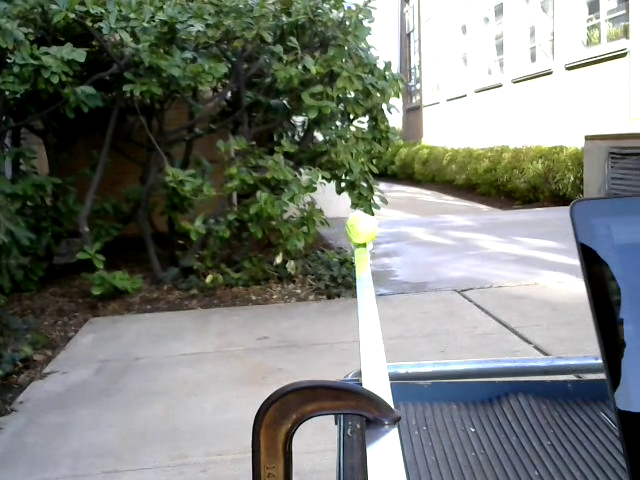
#> input picture frame 47 of get_hsv/TennisBallhsv/hsvvideo4.mp4, 640 x 480 px, given in place of the camera
$ python contour_detector.py
#> lines starting #> are read from the running program, lines starting #| are printed output that depends on the picture; after the words box and inside, x2 and y2 are one past the last pixel; in counts of white or black regions, pixels touching at a corner belong together
# import the necessary packages
import argparse
import cv2


# load the video
camera = cv2.VideoCapture(0)

# keep looping
while True:
    # grab the current frame and initialize the status text
    (grabbed, frame) = camera.read()
#> frame is the input picture: shape (480, 640, 3); mean B, G, R 119.6, 125.8, 120.9
    status = "No Targets"

    # check to see if we have reached the end of the
    # video
    if not grabbed:
        break

    # convert the frame to grayscale, blur it, and detect edges
    gray = cv2.cvtColor(frame, cv2.COLOR_BGR2GRAY)
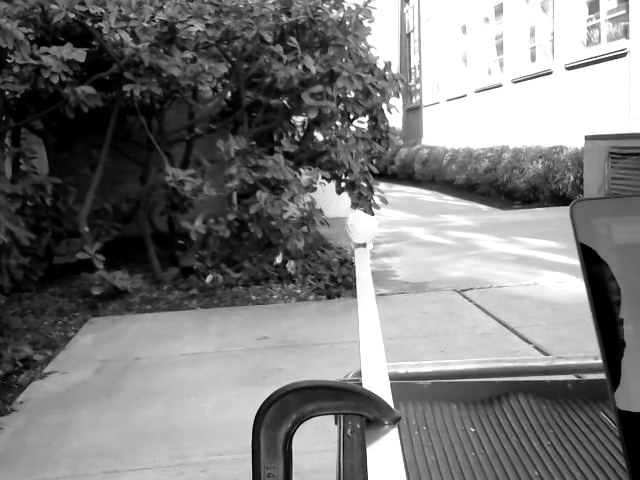
#> gray: shape (480, 640); min 0, max 255, mean 123.6
    blurred = cv2.GaussianBlur(gray, (7, 7), 0)
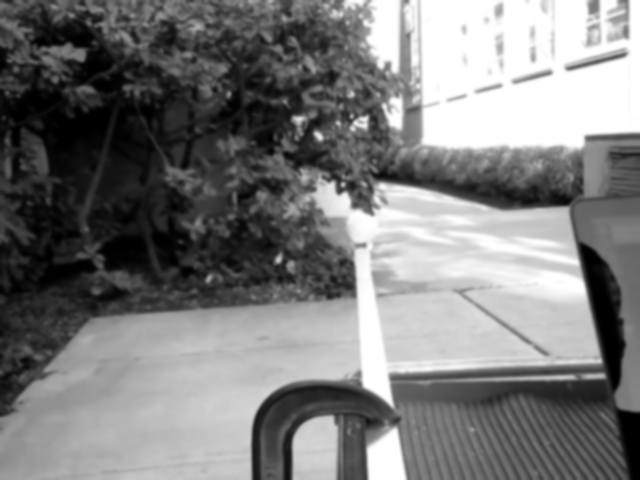
#> blurred: shape (480, 640); min 0, max 255, mean 123.6
    edged = cv2.Canny(blurred, 50, 150)
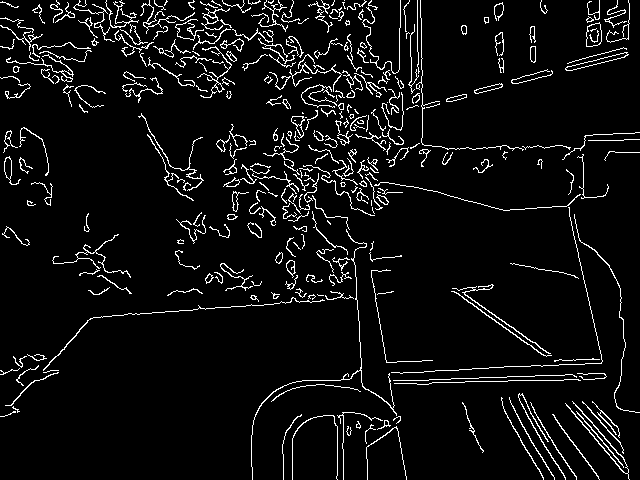
#> edged: shape (480, 640); 5.9% white in thin lines or dots

    # find contours in the edge map
    (cnts, _) = cv2.findContours(edged.copy(), cv2.RETR_EXTERNAL,
        cv2.CHAIN_APPROX_SIMPLE)
#> cnts = 316 contours, 235 with area under 20; largest, box (x1, y1, x2, y2) and area: (586, 22, 602, 47) 300, (565, 52, 629, 71) 256, (291, 116, 305, 139) 134, (4, 156, 21, 185) 133, (201, 8, 230, 30) 126

    # loop over the contours
    for c in cnts:
        # approximate the contour
        peri = cv2.arcLength(c, True)
        approx = cv2.approxPolyDP(c, 0.01 * peri, True)

        # ensure that the approximated contour is "roughly" rectangular
        if len(approx) >= 4 and len(approx) <= 6:
            # compute the bounding box of the approximated contour and
            # use the bounding box to compute the aspect ratio
            (x, y, w, h) = cv2.boundingRect(approx)
            aspectRatio = w / float(h)

            # compute the solidity of the original contour
            area = cv2.contourArea(c)
            hullArea = cv2.contourArea(cv2.convexHull(c))
            solidity = area / float(hullArea)

            # compute whether or not the width and height, solidity, and
            # aspect ratio of the contour falls within appropriate bounds
            keepDims = w > 25 and h > 25
            keepSolidity = solidity > 0.9
            keepAspectRatio = aspectRatio >= 0.8 and aspectRatio <= 1.2

            # ensure that the contour passes all our tests
            if keepDims and keepSolidity and keepAspectRatio:
                # draw an outline around the target and update the status
                # text
                cv2.drawContours(frame, [approx], -1, (0, 0, 255), 4)
                status = "Target(s) Acquired"

                # compute the center of the contour region and draw the
                # crosshairs
                M = cv2.moments(approx)
                (cX, cY) = (int(M["m10"] / M["m00"]), int(M["m01"] / M["m00"]))
                (startX, endX) = (int(cX - (w * 0.15)), int(cX + (w * 0.15)))
                (startY, endY) = (int(cY - (h * 0.15)), int(cY + (h * 0.15)))
                cv2.line(frame, (startX, cY), (endX, cY), (0, 0, 255), 3)
                cv2.line(frame, (cX, startY), (cX, endY), (0, 0, 255), 3)
#> this loop made 316 passes
#> (peri, approx, x, y, w, h, aspectRatio, area) on passes 17, 19, 20, 33, 38: (140.2, [[582, 401], [620, 443], [623, 453], [620, 442]], 582, 401, 42, 53, 0.792, 34.5), (201.3, [[509, 397], [522, 426], [554, 479], [522, 425]], 509, 397, 46, 83, 0.554, 38), (199.6, [[501, 397], [507, 417], [543, 479], [511, 424]], 501, 397, 43, 83, 0.518, 35), (661.4, [[324, 300], [93, 317], [43, 370], [93, 317]], 43, 300, 282, 71, 3.97, 53), (254.7, [[451, 291], [541, 354], [551, 355], [542, 354]], 451, 291, 101, 65, 1.55, 62)
#> (peri, x, y, w, h, aspectRatio, area, hullArea) on passes 18, 21, 233: (404.6, 565, 401, 65, 79, 0.823, 103, 831.5), (336.4, 519, 393, 47, 87, 0.54, 67.5, 491.5), (143.5, 565, 52, 64, 19, 3.37, 255.5, 308)

    # draw the status text on the frame
    cv2.putText(frame, status, (20, 30), cv2.FONT_HERSHEY_SIMPLEX, 0.5,
        (0, 0, 255), 2)
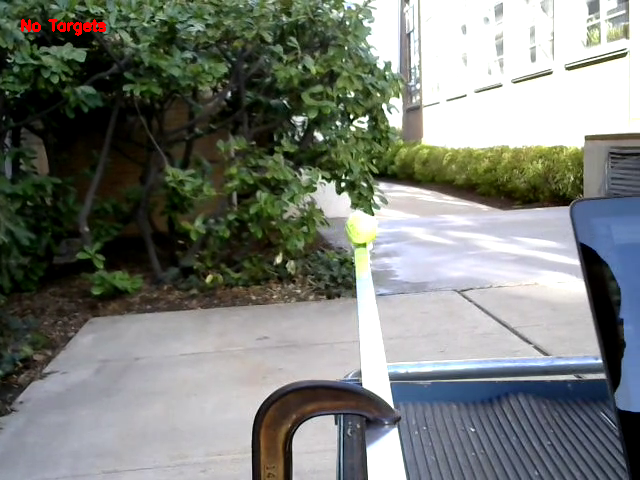
#> frame: shape (480, 640, 3); 0.19% of pixels changed, all inside (x1, y1, x2, y2) = (21, 19, 106, 36)

    # show the frame and record if a key is pressed
    cv2.imshow("Frame", frame)
    key = cv2.waitKey(1) & 0xFF
#> (key q is pressed here)

    # if the 'q' key is pressed, stop the loop
    if key == ord("q"):
        break

# cleanup the camera and close any open windows
camera.release()
cv2.destroyAllWindows()

$ run again, starting later in the video
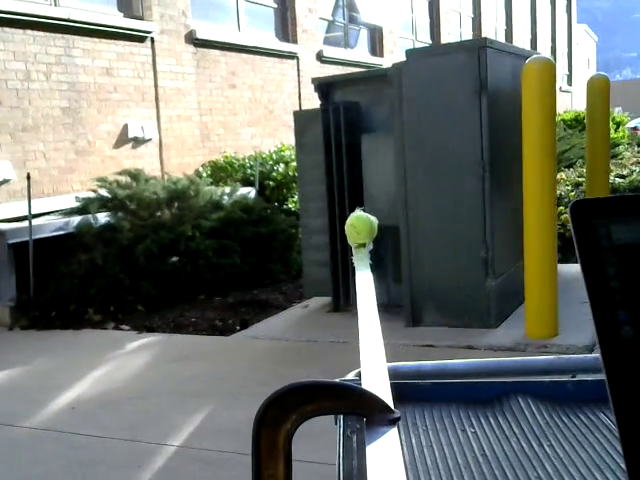
#> input picture frame 213 of get_hsv/TennisBallhsv/hsvvideo4.mp4, 640 x 480 px, given in place of the camera
#> frame is the input picture: shape (480, 640, 3); mean B, G, R 108.3, 114.7, 109.9
#> `edged = cv2.Canny(blurred, 50, 150)`:
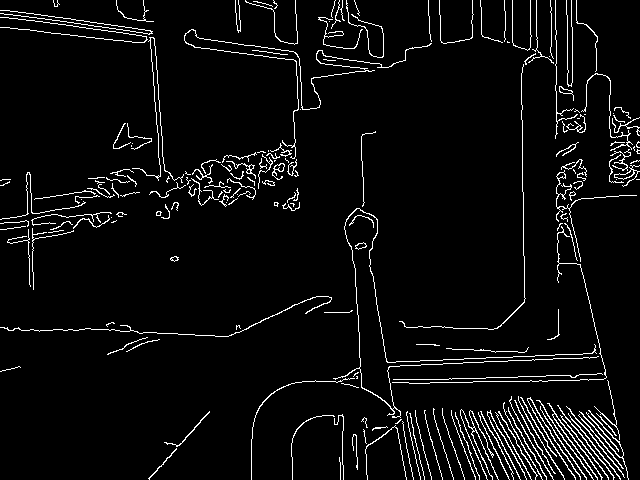
#> edged: shape (480, 640); 4.9% white in thin lines or dots
#> cnts = 204 contours, 162 with area under 20; largest, box (x1, y1, x2, y2) and area: (614, 165, 640, 187) 96, (547, 403, 603, 480) 94, (527, 397, 581, 480) 88, (333, 208, 599, 418) 80, (460, 409, 499, 480) 76
#> the loop `for c in cnts:` made 204 passes
#> (peri, approx, x, y, w, h, aspectRatio, area) on passes 26, 36, 38, 40, 41: (334.8, [[487, 411], [519, 478], [488, 412], [526, 479]], 487, 411, 40, 69, 0.58, 58), (195.8, [[557, 405], [606, 466], [613, 479], [605, 464]], 557, 405, 57, 75, 0.76, 52.5), (190, [[504, 402], [505, 414], [542, 479], [505, 414]], 504, 402, 39, 78, 0.5, 26), (181.7, [[514, 400], [537, 446], [555, 473], [529, 431]], 514, 400, 42, 74, 0.568, 33.5), (411.4, [[527, 398], [575, 479], [528, 398], [580, 479]], 527, 398, 54, 82, 0.659, 87.5)
#> `cv2.putText(frame, status, (20, 30), cv2.FONT_HERSHEY_SIMPLEX, 0.5, (0..`:
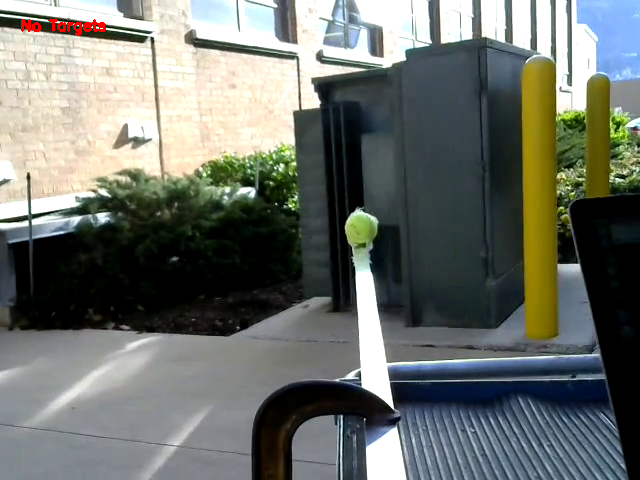
#> frame: shape (480, 640, 3); 0.19% of pixels changed, all inside (x1, y1, x2, y2) = (21, 19, 106, 36)

$ run again, starting later in the video
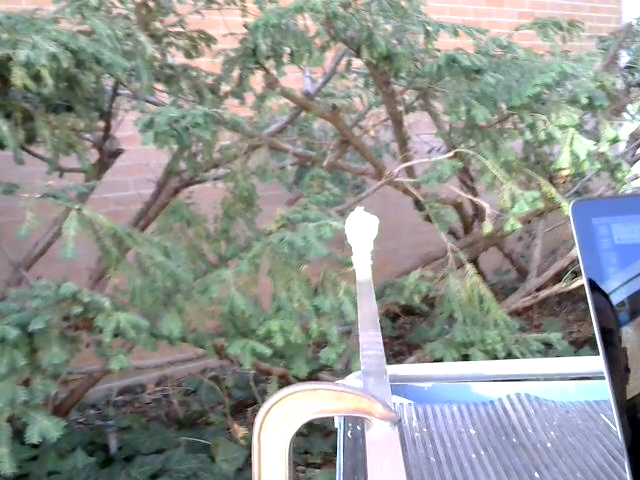
#> input picture frame 379 of get_hsv/TennisBallhsv/hsvvideo4.mp4, 640 x 480 px, given in place of the camera
#> frame is the input picture: shape (480, 640, 3); mean B, G, R 144.4, 148.5, 144.4
#> `edged = cv2.Canny(blurred, 50, 150)`:
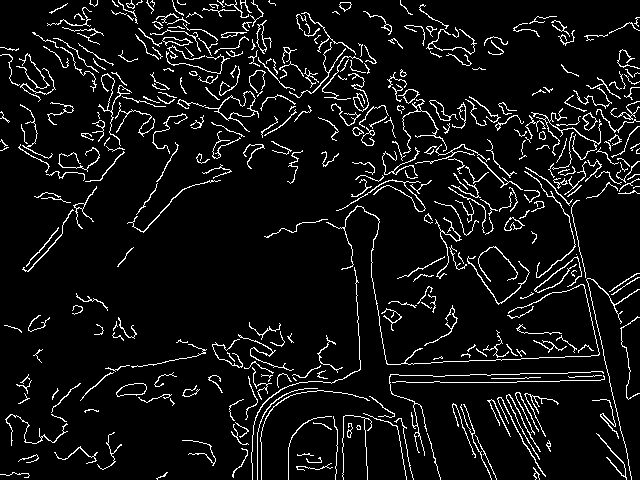
#> edged: shape (480, 640); 7.1% white in thin lines or dots
#> cnts = 379 contours, 294 with area under 20; largest, box (x1, y1, x2, y2) and area: (205, 91, 259, 132) 596, (116, 383, 147, 397) 272, (429, 100, 458, 121) 158, (256, 20, 272, 54) 148, (582, 112, 598, 131) 140
#> the loop `for c in cnts:` made 379 passes
#> (peri, x, y, w, h, aspectRatio, area, hullArea) on passes 13, 35, 37, 119, 160: (173.5, 596, 433, 31, 47, 0.66, 41.5, 359.5), (261.2, 498, 397, 48, 80, 0.6, 44, 422), (301.3, 506, 394, 35, 66, 0.53, 41.5, 418), (105.7, 26, 227, 33, 40, 0.825, 30, 87.5), (135.5, 525, 167, 48, 39, 1.23, 33, 257)
#> `cv2.putText(frame, status, (20, 30), cv2.FONT_HERSHEY_SIMPLEX, 0.5, (0..`:
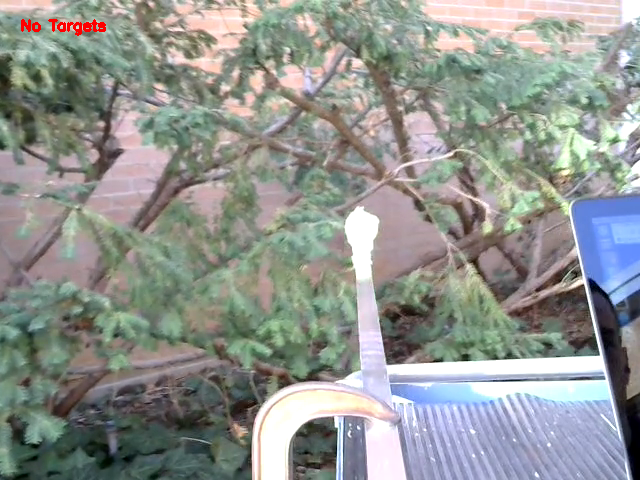
#> frame: shape (480, 640, 3); 0.19% of pixels changed, all inside (x1, y1, x2, y2) = (21, 19, 106, 36)
